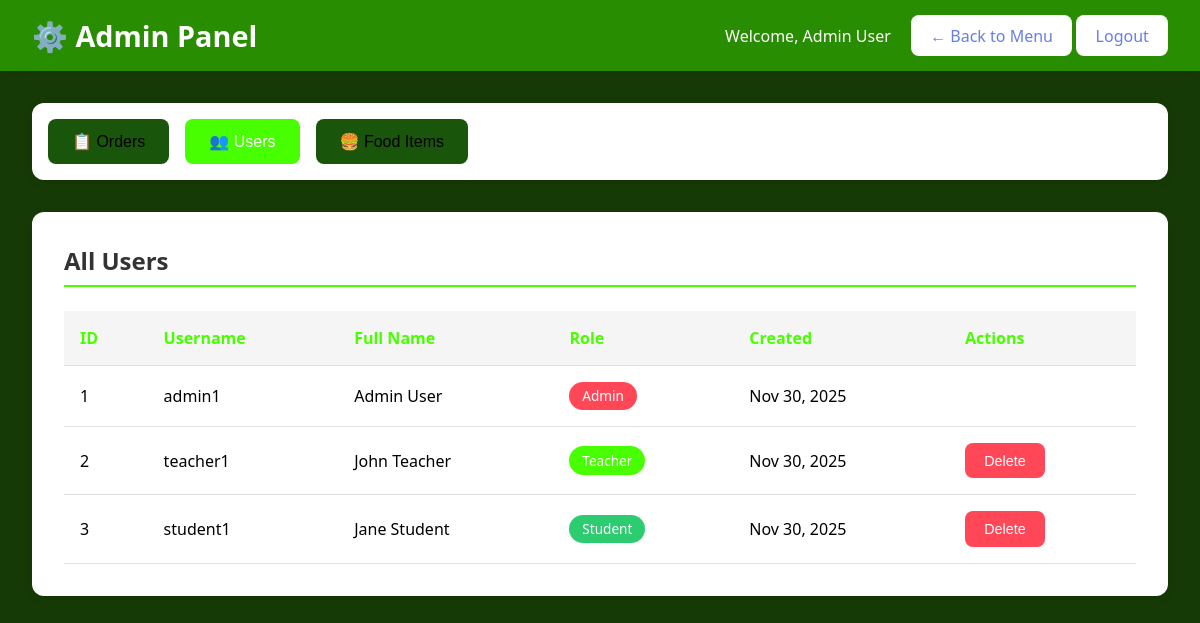
The app's page /admin.php?tab=users (signed in) with its own data.
### tables this page shows
CREATE TABLE users (
    id INT PRIMARY KEY AUTO_INCREMENT,
    username VARCHAR(50) UNIQUE NOT NULL,
    password VARCHAR(255) NOT NULL,
    full_name VARCHAR(100) NOT NULL,
    role ENUM('admin', 'teacher', 'student') NOT NULL,
    created_at TIMESTAMP DEFAULT CURRENT_TIMESTAMP
);

### admin.php (the view, shortened to what this page needs)
<?php
$conn = getDBConnection();
$active_tab = $_GET['tab'] ?? 'orders';
$users = $conn->query("SELECT * FROM users ORDER BY role, full_name");
?>
<!DOCTYPE html>
<html lang="en">
<head>
</head>
<body>
    <nav class="navbar">
        <h1>⚙️ Admin Panel</h1>
        <div>
            <span style="margin-right: 1rem;">Welcome, <?php echo htmlspecialchars($_SESSION['full_name']); ?></span>
            <a href="index.php">← Back to Menu</a>
            <a href="logout.php">Logout</a>
        </div>
    </nav>
    <div class="container">
        <div class="tabs">
            <button class="tab <?php echo $active_tab === 'orders' ? 'active' : ''; ?>" onclick="location.href='?tab=orders'">📋 Orders</button>
            <button class="tab <?php echo $active_tab === 'users' ? 'active' : ''; ?>" onclick="location.href='?tab=users'">👥 Users</button>
            <button class="tab <?php echo $active_tab === 'food' ? 'active' : ''; ?>" onclick="location.href='?tab=food'">🍔 Food Items</button>
        </div>
        <div class="content-section <?php echo $active_tab === 'users' ? 'active' : ''; ?>">
            <div class="card">
                <h2>All Users</h2>
                <table>
                    <thead>
                        <tr>
                            <th>ID</th>
                            <th>Username</th>
                            <th>Full Name</th>
                            <th>Role</th>
                            <th>Created</th>
                            <th>Actions</th>
                        </tr>
                    </thead>
                    <tbody>
                        <?php while ($user = $users->fetch_assoc()): ?>
                            <tr>
                                <td><?php echo $user['id']; ?></td>
                                <td><?php echo htmlspecialchars($user['username']); ?></td>
                                <td><?php echo htmlspecialchars($user['full_name']); ?></td>
                                <td><span class="badge badge-<?php echo $user['role']; ?>"><?php echo ucfirst($user['role']); ?></span></td>
                                <td><?php echo date('M d, Y', strtotime($user['created_at'])); ?></td>
                                <td>
                                    <?php if ($user['id'] != $_SESSION['user_id']): ?>
                                        <form method="POST" style="display: inline;">
                                            <button type="submit" name="delete_user" class="btn btn-delete" onclick="return confirm('Delete this user?')">Delete</button>
                                        </form>
                                    <?php endif; ?>
                                </td>
                            </tr>
                        <?php endwhile; ?>
                    </tbody>
                </table>
            </div>
        </div>
    </div>
</body>
</html>

### admin.php (style rules this page uses)
* { margin: 0; padding: 0; box-sizing: border-box; }
body { font-family: 'Segoe UI', Tahoma, Geneva, Verdana, sans-serif; background: #163a05ff; }
.navbar { background: #288d00ff; padding: 1rem 2rem; color: white; display: flex; justify-content: space-between; align-items: center; box-shadow: 0 2px 10px rgba(0,0,0,0.1); }
.navbar h1 { font-size: 1.8rem; }
.navbar a { text-decoration: none; color: #667eea; background: white; padding: 0.6rem 1.2rem; border-radius: 8px; transition: all 0.3s; }
.container { max-width: 1400px; margin: 2rem auto; padding: 0 2rem; }
.tabs { background: white; padding: 1rem; border-radius: 12px; margin-bottom: 2rem; display: flex; gap: 1rem; box-shadow: 0 2px 10px rgba(0,0,0,0.1); }
.tab { padding: 0.8rem 1.5rem; border: none; background: #1a550cff; border-radius: 8px; cursor: pointer; font-size: 1rem; transition: all 0.3s; }
.tab.active { background: #48ff00ff; color: white; }
.content-section { display: none; }
.content-section.active { display: block; }
.card { background: white; padding: 2rem; border-radius: 12px; box-shadow: 0 2px 10px rgba(0,0,0,0.1); margin-bottom: 2rem; }
.card h2 { color: #333; margin-bottom: 1.5rem; padding-bottom: 0.5rem; border-bottom: 2px solid #48ff00ff; }
.btn { padding: 0.6rem 1.2rem; border: none; border-radius: 8px; cursor: pointer; font-size: 0.9rem; transition: all 0.3s; }
.btn-delete { background: #ff4757; color: white; }
table { width: 100%; border-collapse: collapse; margin-top: 1rem; }
th, td { padding: 1rem; text-align: left; border-bottom: 1px solid #e0e0e0; }
th { background: #f5f5f5; color: #48ff00ff; font-weight: 600; }
.badge { display: inline-block; padding: 0.3rem 0.8rem; border-radius: 20px; font-size: 0.85rem; font-weight: 500; }
.badge-admin { background: #ff4757; color: white; }
.badge-teacher { background: #48ff00ff; color: white; }
.badge-student { background: #2ecc71; color: white; }

### records on screen
users: id "1", username "admin1", full_name "Admin User", role "Admin", created_at "Nov 30, 2025"
users: id "2", username "teacher1", full_name "John Teacher", role "Teacher", created_at "Nov 30, 2025"
users: id "3", username "student1", full_name "Jane Student", role "Student", created_at "Nov 30, 2025"

### other values on screen
$_SESSION['full_name'] "Admin User"
